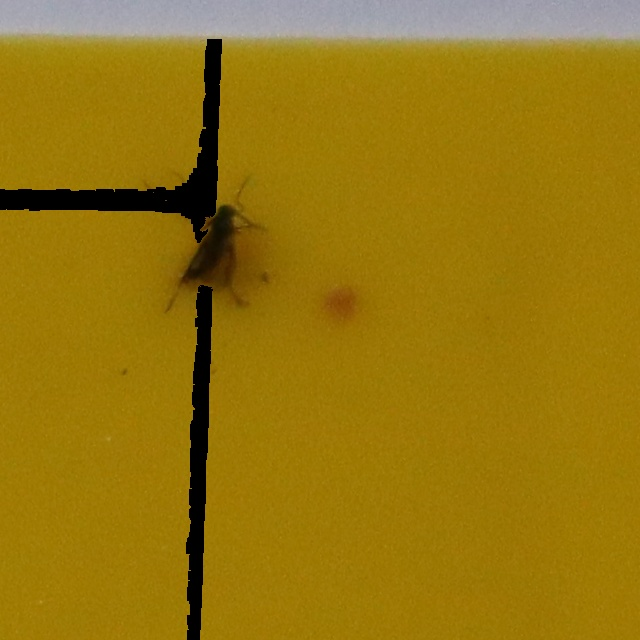
#> input picture 2_4_image_processing/augmentation/new_tile.jpg, 640 x 640 px
$ python -i modules_augmentation.py   (imports and definitions only)
#> lines starting #> are read from the running program, lines starting #| are printed output that depends on the picture
#> further down, picture is the input picture: shape (640, 640, 3); mean B, G, R 15.4, 118.9, 150.9
import sys
sys.path.append("/user/christoph.wald/u15287/insect_pest_detection/modules")
import cv2
import numpy as np
import random
from modules_segmentation import find_contour, find_corners, get_distance_h_mid, create_binary_mask

# [109 lines left out: functions random_shear, get_mask, enlarge_box, not called in this run]

def keep_central_contour(img):
    """
    Keep only the contour closest to the image center.
    Other contours are filled white.
    """
    gray = cv2.cvtColor(img, cv2.COLOR_BGR2GRAY)
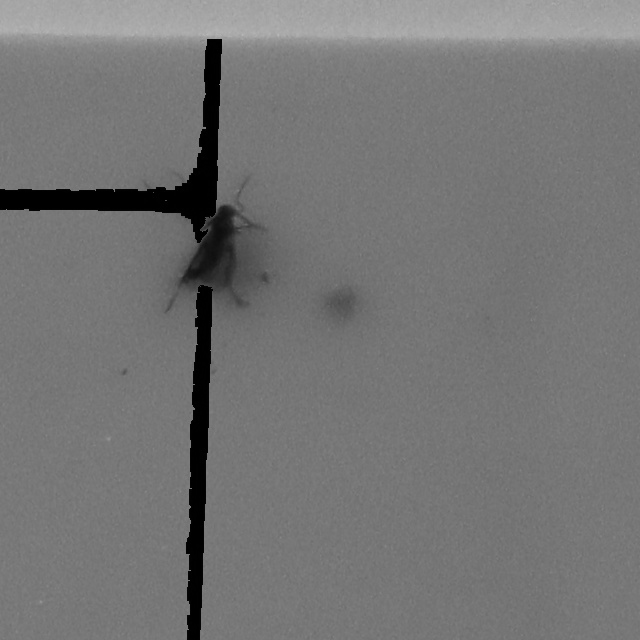
#> gray: shape (640, 640); min 0, max 184, mean 116.7

    # Threshold to binary (invert: foreground=white)
    _, binary = cv2.threshold(gray, 250, 255, cv2.THRESH_BINARY_INV)
#> binary: shape (640, 640); every value is 255

    # Find external contours
    contours, _ = cv2.findContours(binary, cv2.RETR_EXTERNAL, cv2.CHAIN_APPROX_SIMPLE)
#> contours = [[[0, 0], [0, 639], [639, 639], [639, 0]]]

    if not contours:
        return img

    # Image center
    h, w = gray.shape
#> h = 640; w = 640
    img_center = np.array([w / 2, h / 2])
#> img_center = [320, 320]

    # Find contour closest to center
    min_dist = float("inf")
    closest_contour = None
    for cnt in contours:
        M = cv2.moments(cnt)
        if M["m00"] != 0:
            cx = M["m10"] / M["m00"]
            cy = M["m01"] / M["m00"]
            dist = np.linalg.norm(np.array([cx, cy]) - img_center)
            if dist < min_dist:
                min_dist = dist
                closest_contour = cnt
#> this loop made 1 pass
#> (cx, cy, dist, min_dist, closest_contour) on pass 1: (319.5, 319.5, 0.707, 0.707, [[0, 0], [0, 639], [639, 639], [639, 0]])
#> after the loop, min_dist = 0.707

    # Remove other contours by painting them white
    result = img.copy()
    for cnt in contours:
        if not np.array_equal(cnt, closest_contour):
            cv2.drawContours(result, [cnt], -1, (255, 255, 255), thickness=cv2.FILLED)
#> this loop made 1 pass
#> cnt on pass 1: [[0, 0], [0, 639], [639, 639], [639, 0]]

    return result

# [220 lines left out: functions iou, remove_border_connected, place_insects_by_region, place_insect_at, get_candidate_position, random_light_variation and 1 more, not called in this run]

>>> import cv2
>>> picture = cv2.imread('new_tile.jpg')
>>> result = keep_central_contour(picture)

$ run again, on 2_4_image_processing/augmentation/tile.jpg
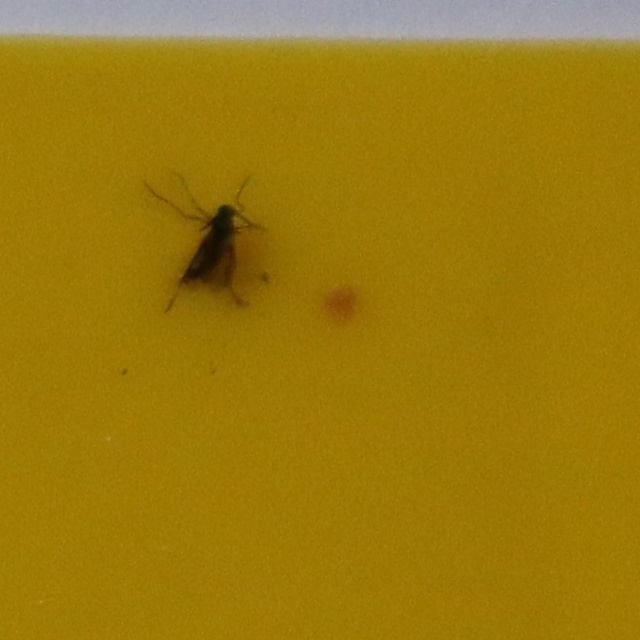
#> input picture 2_4_image_processing/augmentation/tile.jpg, 640 x 640 px
#> picture is the input picture: shape (640, 640, 3); mean B, G, R 15.4, 122.7, 155.9
#> in keep_central_contour, `gray = cv2.cvtColor(img, cv2.COLOR_BGR2GRAY)`:
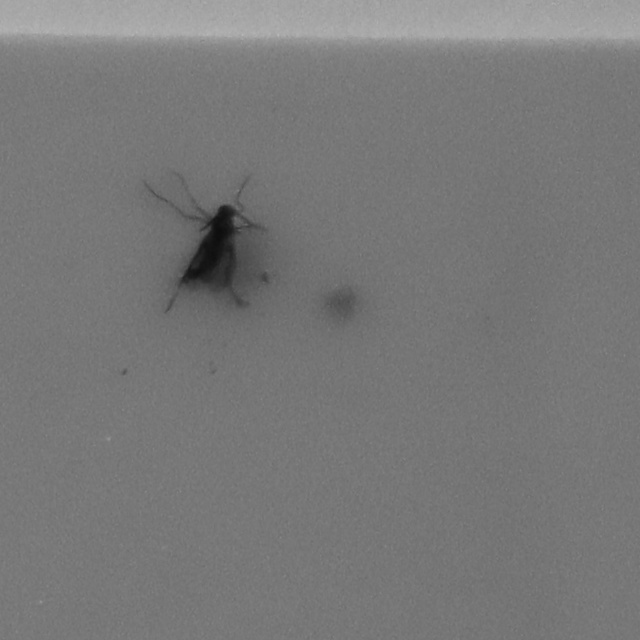
#> gray: shape (640, 640); min 13, max 183, mean 120.4
#> binary: shape (640, 640); every value is 255
#> contours = [[[0, 0], [0, 639], [639, 639], [639, 0]]]
#> the loop in keep_central_contour, `for cnt in contours:` made 1 pass
#> (cx, cy, dist, min_dist, closest_contour) on pass 1: (319.5, 319.5, 0.707, 0.707, [[0, 0], [0, 639], [639, 639], [639, 0]])
#> after the loop in keep_central_contour, `for cnt in contours:`: min_dist = 0.707
#> the loop in keep_central_contour, `for cnt in contours:` made 1 pass
#> cnt on pass 1: [[0, 0], [0, 639], [639, 639], [639, 0]]
